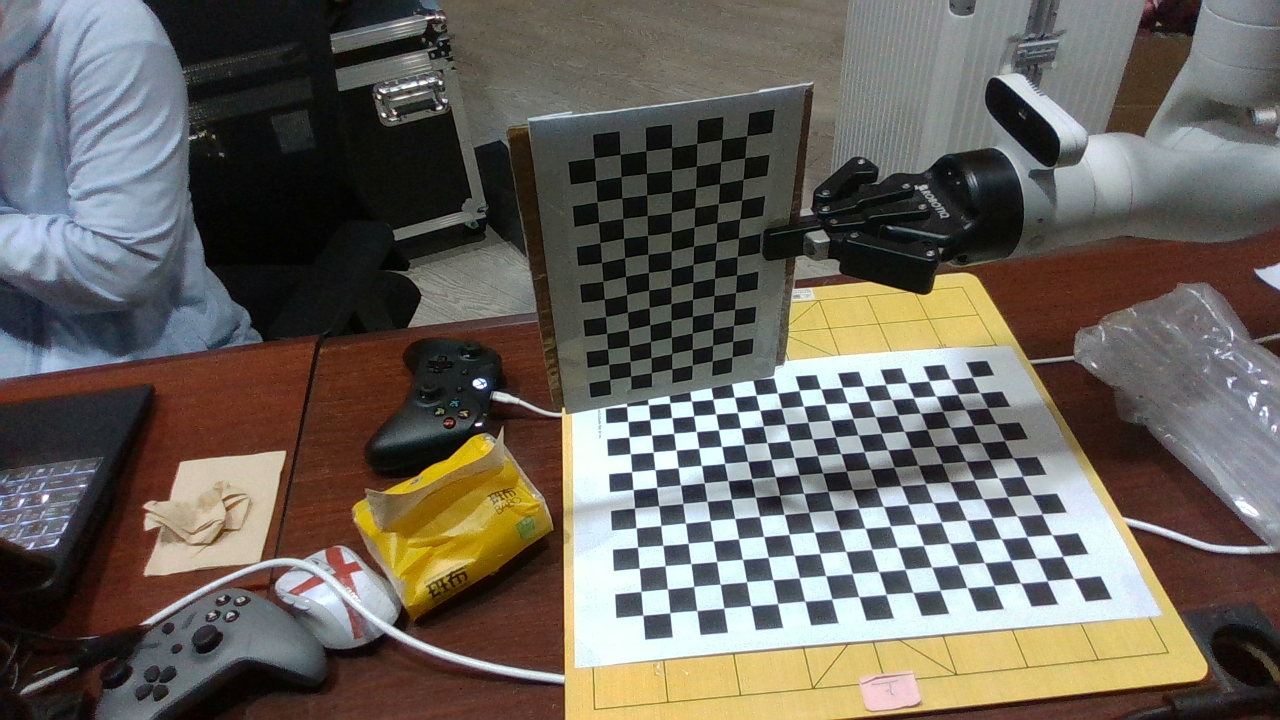
#> input picture Cal2/RGBImgs/color_image001.png, 1280 x 720 px; its folder holds 4 pictures in this run
$ python Fixed_camera_handeye.py
#> lines starting #> are read from the running program, lines starting #| are printed output that depends on the picture
### statical_camera_info.py
import numpy as np

# 获取相机内参
def get_camera_intrinsics():
    intrinsic_matrix = np.array([
        [910.4362793 ,   0.        , 647.40075684],
        [  0.        , 910.06066895, 364.79605103],
        [  0.        ,   0.        ,   1.        ]
    ])
    depth_scale = 0.1 # 999.999952502551
    coefficients = np.array([0. , 0. , 0. , 0. , 0.])

    return intrinsic_matrix, depth_scale, coefficients

# 获取相机外参
# [8 lines left out: function get_camera_extrinsics, not called in this run]

### Fixed_camera_handeye.py
import cv2
import numpy as np
import glob
import matplotlib.pyplot as plt
import os
from statical_camera_info import get_camera_intrinsics

class CameraCalibration:
    """
    Camera calibration class for Eye-to-Hand calibration.
    This class takes as input a folder with images and a folder with the corresponding Base2endeffector transforms
    and outputs the intrinsic matrix in a .npz file. It also performs hand-eye calibration and saves those results in a .npz file.
    The images with the corner detection are saved in a folder called 'DetectedCorners'.

    Optional parameters:
    pattern_size: the number of corners in the chessboard pattern, default is (8,14)
    square_size: the size of the squares in the chessboard pattern, default is 15/1000
    ShowProjectError: if True, it will show the reprojection error for each image in a bar plot, default is False
    ShowCorners: if True, it will show the chessboard corners for each image, default is False
    """

    def __init__(self, image_folder, Transforms_folder, pattern_size=(7, 13), square_size=15/1000, ShowProjectError=False, ShowCorners=False):

        # Initiate parameters
#> called with image_folder = 'Cal2/RGBImgs/', Transforms_folder = 'Cal2/T_base2ee/', pattern_size = (7, 13), square_size = 0.015, ShowProjectError = True, ShowCorners = False
        self.pattern_size = pattern_size
        self.square_size = square_size

        # Load images and joint positions
        self.image_files = sorted(glob.glob(f'{image_folder}/*.png'))
        self.transform_files = sorted(glob.glob(f'{Transforms_folder}/*.npz'))
        self.images = [cv2.imread(f) for f in self.image_files]
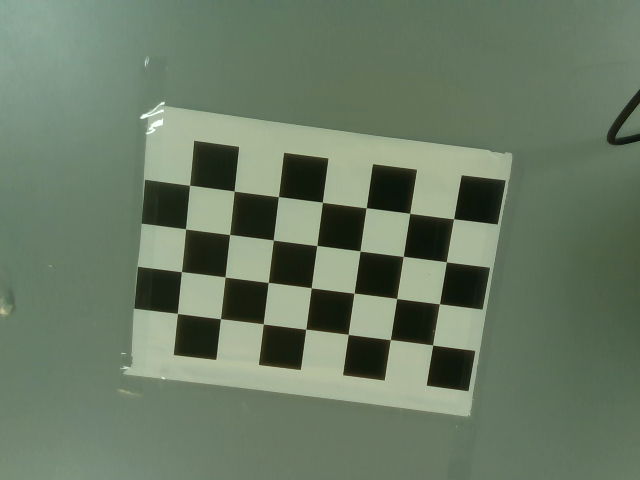
#> input picture Cal2/RGBImgs/color_image002.png, 640 x 480 px
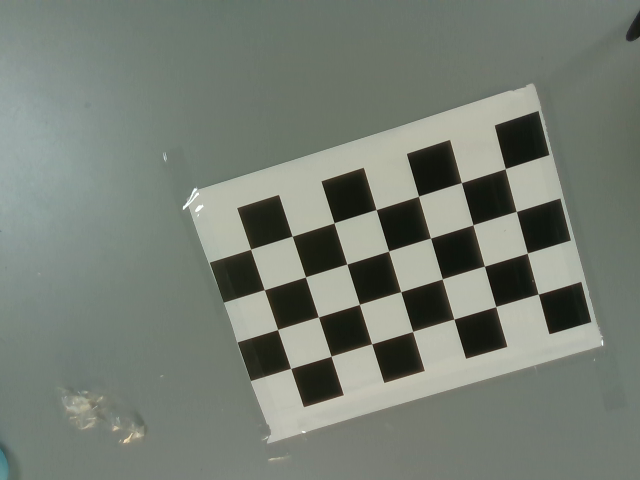
#> input picture Cal2/RGBImgs/color_image003.png, 640 x 480 px
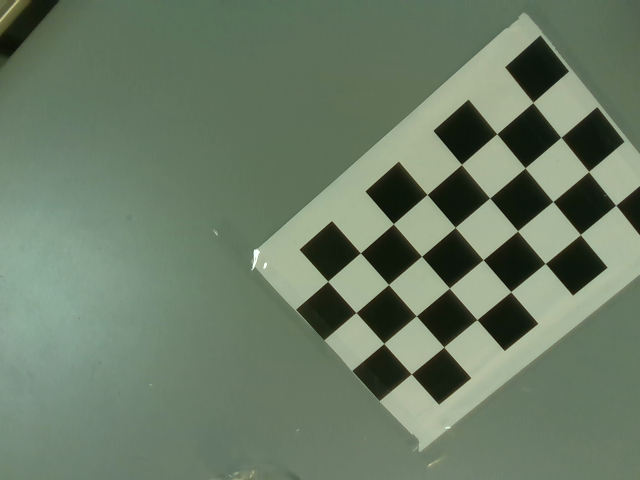
#> input picture Cal2/RGBImgs/color_image004.png, 640 x 480 px
#> self.images = 4 items
        self.images = [cv2.cvtColor(img, cv2.COLOR_RGB2BGR) for img in self.images]
        self.All_T_base2EE_list = [np.load(f)['arr_0'] for f in self.transform_files]

        # Find chessboard corners and index of images with chessboard corners
        self.chessboard_corners, self.IndexWithImg = self.find_chessboard_corners(self.images, self.pattern_size, ShowCorners=ShowCorners)
        intrinsic_matrix, depth_scale, coefficients = get_camera_intrinsics()
        self.intrinsic_matrix = intrinsic_matrix

        # Remove transforms where corners weren't detected
        self.T_base2EE_list = [self.All_T_base2EE_list[i] for i in self.IndexWithImg]

        # Save intrinsic matrix
        np.savez("IntrinsicMatrix.npz", self.intrinsic_matrix)

        # Calculate camera extrinsics
        self.RTarget2Cam, self.TTarget2Cam = self.compute_camera_poses(self.chessboard_corners,
                                                                       self.pattern_size, self.square_size,
                                                                       self.intrinsic_matrix)

        # Convert to homogeneous transformation matrix
        self.T_target2cam = [np.concatenate((R, T), axis=1) for R, T in zip(self.RTarget2Cam, self.TTarget2Cam)]
        for i in range(len(self.T_target2cam)):
            self.T_target2cam[i] = np.concatenate((self.T_target2cam[i], np.array([[0, 0, 0, 1]])), axis=0)

        # Calculate T_cam2target
        self.T_cam2target = [np.linalg.inv(T) for T in self.T_target2cam]
        self.R_cam2target = [T[:3, :3] for T in self.T_cam2target]
        self.R_vec_cam2target = [cv2.Rodrigues(R)[0] for R in self.R_cam2target]
        self.T_cam2target = [T[:3, 3] for T in self.T_cam2target]  # 4x4 transformation matrix

        # Calculate T_Base2EE
        print(f'{self.T_base2EE_list}\n')

        self.TEE2Base = [np.linalg.inv(T) for T in self.T_base2EE_list]
        self.REE2Base = [T[:3, :3] for T in self.TEE2Base]
        self.R_vecEE2Base = [cv2.Rodrigues(R)[0] for R in self.REE2Base]
        self.tEE2Base = [T[:3, 3] for T in self.TEE2Base]

        # Create folder to save final transforms
        if not os.path.exists("FinalTransforms"):
            os.mkdir("FinalTransforms")

        # Solve hand-eye calibration using Eye-to-Hand (Fixed Camera)
        for i in range(0, 5):
            print("Method:", i)

            # Unpack the four results from calibrateRobotWorldHandEye
            R_cam2base, t_cam2base, R_gripper2target, t_gripper2target = cv2.calibrateRobotWorldHandEye(
                self.RTarget2Cam,  # Rotation from target (chessboard) to camera
                self.TTarget2Cam,  # Translation from target (chessboard) to camera
                self.REE2Base,     # Rotation from end-effector to base
                self.tEE2Base,     # Translation from end-effector to base
                method=i
            )

            # Print the calibration results
            print("R_cam2base:\n", R_cam2base)
            print("t_cam2base:\n", t_cam2base)
            print("R_gripper2target:\n", R_gripper2target)
            print("t_gripper2target:\n", t_gripper2target)

            # Create the 4x4 transformation matrix T_cam2base
            T_cam2base = np.concatenate((R_cam2base, t_cam2base), axis=1)
            T_cam2base = np.concatenate((T_cam2base, np.array([[0, 0, 0, 1]])), axis=0)

            # Save results in folder FinalTransforms
            np.savez(f"FinalTransforms/T_cam2base_Method_{i}.npz", T_cam2base)

            # Save the inverse transform too
            T_base2cam = np.linalg.inv(T_cam2base)
            np.savez(f"FinalTransforms/T_base2cam_Method_{i}.npz", T_base2cam)


    def find_chessboard_corners(self, images, pattern_size, ShowCorners=False):
        """Finds the chessboard patterns and, if ShowImage is True, shows the images with the corners"""
#> called with pattern_size = (7, 13), ShowCorners = False
        chessboard_corners = []
        IndexWithImg = []
        i = 0
        print("Finding corners...")
        for image in images:
            gray = cv2.cvtColor(image, cv2.COLOR_BGR2GRAY)
            ret, corners = cv2.findChessboardCorners(gray, pattern_size)
            if ret:
                chessboard_corners.append(corners)

                cv2.drawChessboardCorners(image, pattern_size, corners, ret)
                if ShowCorners:
                    # Plot image using matplotlib. The title should "Detected corner in image: " + i
                    plt.imshow(image)
                    plt.title("Detected corner in image: " + str(i))
                    plt.show()

                # Save the image in a folder named "DetectedCorners"
                if not os.path.exists("DetectedCorners"):
                    os.makedirs("DetectedCorners")

                cv2.imwrite("DetectedCorners/DetectedCorners" + str(i) + ".png", image)

                IndexWithImg.append(i)
                i = i + 1
            else:
                print("No chessboard found in image: ", i)
                i = i + 1
#> this loop made 4 passes
#> ret on passes 1 to 4: True, False, False, False
#| No chessboard found in image:  1
#| No chessboard found in image:  2
#| No chessboard found in image:  3
#> pass 1, in find_chessboard_corners, `gray = cv2.cvtColor(image, cv2.COLOR_BGR2GRAY)`:
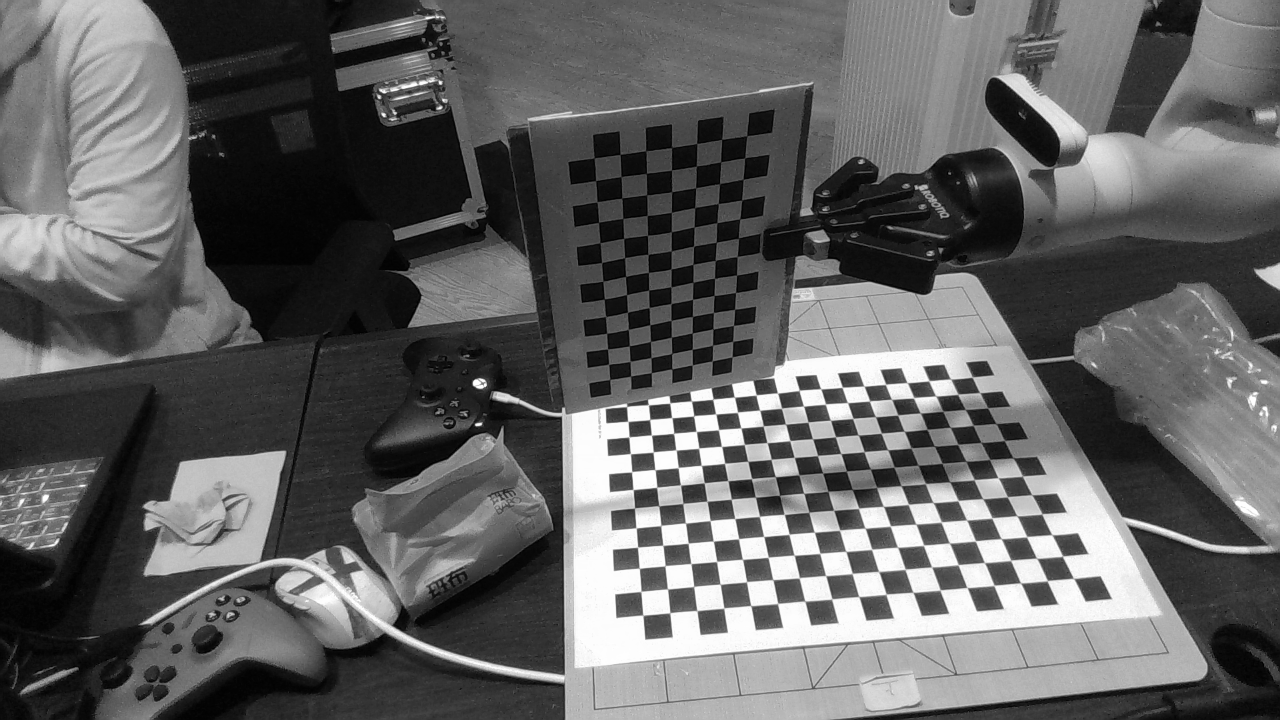
#> gray: shape (720, 1280); min 0, max 255, mean 97.2
#> pass 1, in find_chessboard_corners, `cv2.imwrite("DetectedCorners/DetectedCorners" + str(i) + ".png", image)`:
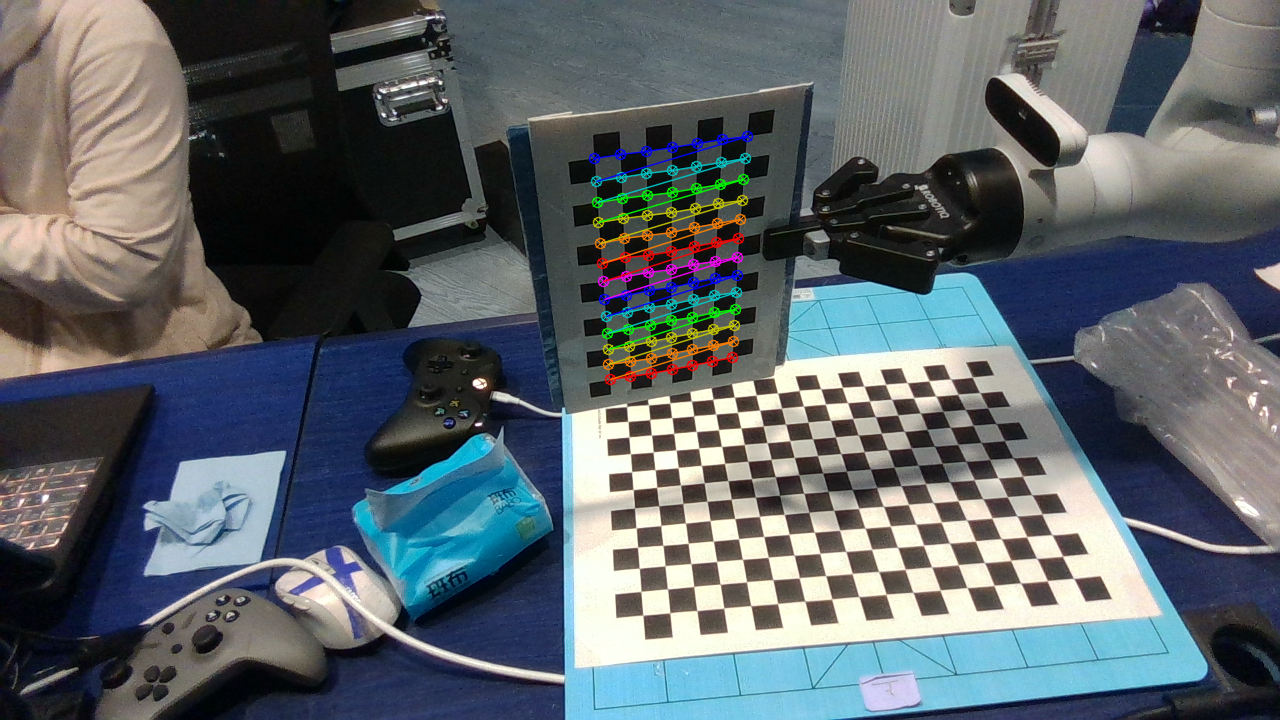
#> saved as DetectedCorners0.png: shape (720, 1280, 3); mean B, G, R 104.6, 99.7, 91.9
#> after the loop, IndexWithImg = [0]; chessboard_corners = 1 item; i = 4
        return chessboard_corners, IndexWithImg

    def compute_camera_poses(self, chessboard_corners, pattern_size, square_size, intrinsic_matrix, Testing=False):
        """Takes the chessboard corners and computes the camera poses"""
        # Create the object points. Object points are points in the real world that we want to find the pose of.
        object_points = np.zeros((pattern_size[0] * pattern_size[1], 3), dtype=np.float32)
        object_points[:, :2] = np.mgrid[0:pattern_size[0], 0:pattern_size[1]].T.reshape(-1, 2) * square_size

        # Estimate the pose of the chessboard corners
        RTarget2Cam = []
        TTarget2Cam = []
        i = 1
        for corners in chessboard_corners:
            _, rvec, tvec = cv2.solvePnP(object_points, corners, intrinsic_matrix, None)
            # rvec is the rotation vector, tvec is the translation vector
            if Testing:
                print("Current iteration: ", i, " out of ", len(chessboard_corners[0]), " iterations.")
                print("rvec: ", rvec)
                print("--------------------")
            i += 1
            R, _ = cv2.Rodrigues(rvec)  # R is the rotation matrix from the target frame to the camera frame
            RTarget2Cam.append(R)
            TTarget2Cam.append(tvec)

        return RTarget2Cam, TTarget2Cam


if __name__ == "__main__":
    # Create an instance of the class
    image_folder = "Cal2/RGBImgs/"
    PoseFolder = "Cal2/T_base2ee/"
    calib = CameraCalibration(image_folder, PoseFolder, ShowProjectError=True)
#> in __init__, `self.chessboard_corners, self.IndexWithImg = self.find_chessboard_corn..`: self.chessboard_corners = 1 item; self.IndexWithImg = [0]
#> (the run stopped early here; a loop or call above may not have finished)
